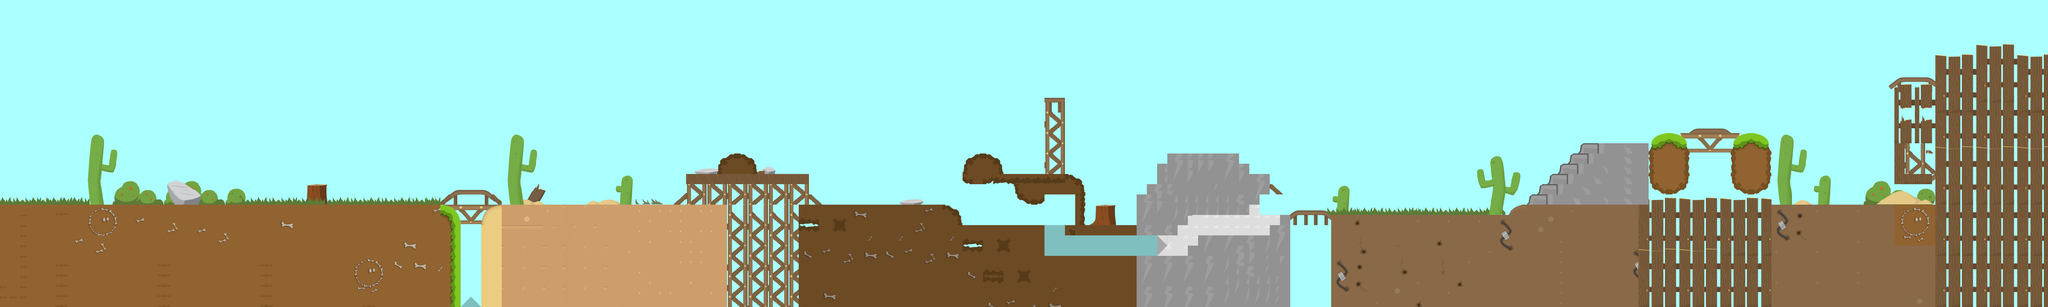

This is a level from a 2D game, rendered from its Tiled map with the project's own tilesets. A one-line summary and the map file follow, with tile-layer data summarised:
An orthogonal 200x30 tile map with 32x32 px tiles, 2 tile layers (Слой тайлов 2, Слой тайлов 1) and 148 objects (71x solid, 16x stopEnemy, 15x healthPoint, 13x easyEnemy, 13x mediumEnemy, ...).

<map version="1.0" orientation="orthogonal" renderorder="right-down" width="200" height="30" tilewidth="32" tileheight="32" backgroundcolor="#aaffff" nextobjectid="353">
 <tileset firstgid="1" name="9462348" tilewidth="32" tileheight="32" tilecount="1024">
  <image source="images/9462348.png" width="1024" height="1024" />
 </tileset>
 <layer name="Слой тайлов 2" width="200" height="30">
  <data>[6000 cells, 1160 non-empty, 300 distinct tile ids]</data>
 </layer>
 <layer name="Слой тайлов 1" width="200" height="30">
  <data>[6000 cells, 1783 non-empty, 414 distinct tile ids]</data>
 </layer>
 <objectgroup name="Collision">
  <object id="17" name="solid" x="960" y="579.455" width="60" height="52.2122" />
  <object id="20" name="solid" x="160" y="207.091" width="12" height="428.242" />
  <object id="27" name="solid" x="164" y="636" width="2810.67" height="14" />
  <object id="85" name="solid" x="2114.36" y="614.364" width="35.5455" height="20.5455" />
  <object id="86" name="solid" x="2142" y="540" width="386" height="71" />
  <object id="87" name="solid" x="2536" y="611.818" width="23.1226" height="23.8693" />
  <object id="92" name="solid" x="2978" y="658" width="22" height="78" />
  <object id="93" name="solid" x="3012.67" y="545" width="378" height="31" />
  <object id="94" name="solid" x="3180.5" y="581" width="79.5" height="47.5" />
  <object id="95" name="solid" x="3264" y="593" width="128" height="12" />
  <object id="96" name="solid" x="3359" y="608" width="32" height="96" />
  <object id="97" name="solid" x="3007" y="700" width="255" height="97" />
  <object id="99" name="solid" x="3321" y="701.333" width="233" height="29.1667" />
  <object id="100" name="solid" x="3261" y="796" width="451" height="36" />
  <object id="102" name="solid" x="3012.33" y="489" width="122.334" height="53.0003" />
  <object id="103" name="solid" x="3555.33" y="608.667" width="123.333" height="117.833" />
  <object id="105" name="solid" x="3582" y="574" width="415" height="34.6667" />
  <object id="106" name="solid" x="3614.67" y="508" width="289.333" height="66" />
  <object id="107" name="solid" x="3711.33" y="766.667" width="321.333" height="34" />
  <object id="108" name="solid" x="3743.33" y="734" width="290" height="31.3333" />
  <object id="110" name="solid" x="3965.5" y="702" width="66.5" height="30" />
  <object id="111" name="solid" x="4000" y="669.333" width="32" height="32" />
  <object id="112" name="solid" x="3679.33" y="610" width="224" height="58" />
  <object id="113" name="solid" x="3905.33" y="610" width="29.6667" height="27.5" />
  <object id="114" name="solid" x="3680" y="674.667" width="31.5" height="24.3333" />
  <object id="115" name="solid" x="4033.21" y="664.695" width="122.667" height="26.0192" rotation="-0.665959" />
  <object id="116" name="solid" x="4157" y="667" width="580" height="15" />
  <object id="119" name="solid" x="3906.5" y="541.5" width="60" height="31.5" />
  <object id="120" name="solid" x="3648" y="478" width="223.5" height="28" />
  <object id="123" name="solid" x="4725" y="640.5" width="54" height="25.5" />
  <object id="124" name="solid" x="4779" y="606.5" width="24" height="31.5" />
  <object id="125" name="solid" x="4809" y="576" width="28" height="29" />
  <object id="127" name="solid" x="4840" y="543" width="26" height="33" />
  <object id="130" name="solid" x="4865" y="512.5" width="31" height="34.5" />
  <object id="131" name="solid" x="4897" y="477.5" width="33" height="34.5" />
  <object id="132" name="solid" x="4931.67" y="447.5" width="221.333" height="32.5" />
  <object id="134" name="solid" x="5159" y="426.667" width="89.1667" height="22.6667" />
  <object id="136" name="solid" x="5249.33" y="417" width="188" height="13.6667" />
  <object id="137" name="solid" x="5444" y="427" width="59" height="19.6667" />
  <object id="139" name="solid" x="5508" y="440" width="22.6667" height="205.333" />
  <object id="140" name="solid" x="5536" y="637.333" width="512" height="12" />
  <object id="142" name="solid" x="6043" y="207.333" width="15" height="430.042" />
  <object id="147" name="easyEnemy" x="428.915" y="596.75" width="36.0017" height="33.1667" />
  <object id="155" name="solid" x="168" y="195" width="5904" height="12" />
  <object id="163" name="easyEnemy" x="4161.58" y="624.083" width="41.3367" height="38.334" />
  <object id="166" name="solid" x="2812.44" y="628.213" width="77.4463" height="7.28719" rotation="-360.452" />
  <object id="174" name="easyEnemy" x="4319.08" y="623" width="41.3367" height="38.334" />
  <object id="175" name="easyEnemy" x="5771.67" y="590.167" width="41.3367" height="38.334" />
  <object id="176" name="flag" x="3417.53" y="430.288" width="69.4697" height="163.712" />
  <object id="188" name="stopEnemy" x="4941" y="255.333" width="8" height="186.167" />
  <object id="191" name="stopEnemy" x="5470" y="262.667" width="54" height="167.5" />
  <object id="192" name="easyEnemy" x="5319.83" y="370.083" width="41.3367" height="38.334" />
  <object id="193" name="stopEnemy" x="5174.5" y="259.333" width="6.1667" height="186.667" />
  <object id="195" name="stopEnemy" x="4045.5" y="583.5" width="5.5" height="74.5" />
  <object id="196" name="stopEnemy" x="3702" y="672.667" width="52.6667" height="119.833" />
  <object id="197" name="stopEnemy" x="3266" y="714.5" width="14.9967" height="79" />
  <object id="198" name="stopEnemy" x="2959.33" y="534" width="26.33" height="102" />
  <object id="200" name="stopEnemy" x="2139.33" y="400" width="13.3939" height="231.5" />
  <object id="201" name="stopEnemy" x="185.667" y="450.167" width="10.5" height="192.5" />
  <object id="204" name="stopEnemy" x="3541" y="616.5" width="8" height="79" />
  <object id="205" name="stopEnemy" x="3395" y="617.5" width="8" height="79" />
  <object id="206" name="stopEnemy" x="5595.5" y="488.5" width="10" height="149.833" />
  <object id="207" name="stopEnemy" x="6042" y="207.333" width="11.9967" height="426.834" />
  <object id="208" name="solid" x="529.494" y="568.497" width="25.5219" height="65.9681" rotation="0.837647" />
  <object id="210" name="solid" x="556.447" y="573.096" width="25.5219" height="61.5241" rotation="0.837647" />
  <object id="211" name="solid" x="583.557" y="584.422" width="16.8103" height="50.3786" rotation="0.837647" />
  <object id="212" name="solid" x="601.173" y="598.404" width="22.1021" height="36.5768" rotation="0.837647" />
  <object id="213" name="easyEnemy" x="911.726" y="597.75" width="36.0017" height="33.1667" />
  <object id="214" name="easyEnemy" x="1163" y="598.417" width="36.0017" height="33.1667" />
  <object id="215" name="easyEnemy" x="1322.33" y="598.417" width="36.0017" height="33.1667" />
  <object id="216" name="easyEnemy" x="1532.67" y="598.083" width="36.0017" height="33.1667" />
  <object id="217" name="easyEnemy" x="1464.04" y="598.292" width="36.0017" height="33.1667" />
  <object id="218" name="easyEnemy" x="1612.66" y="598.417" width="36.0017" height="33.1667" />
  <object id="220" name="easyEnemy" x="5379.66" y="369.584" width="41.3367" height="38.334" />
  <object id="221" name="finish" x="5912.67" y="532" width="60.5" height="80.667" />
  <object id="227" name="mediumEnemy" x="983.499" y="536.166" width="36.0017" height="33.1667" />
  <object id="228" name="mediumEnemy" x="2282.78" y="442.75" width="36.0017" height="33.1667" />
  <object id="229" name="mediumEnemy" x="3011.33" y="441.75" width="36.0017" height="33.1667" />
  <object id="230" name="mediumEnemy" x="3318.33" y="656.084" width="36.0017" height="33.1667" />
  <object id="231" name="mediumEnemy" x="3661.19" y="751.932" width="36.0017" height="33.1667" />
  <object id="232" name="mediumEnemy" x="3650.33" y="440.416" width="36.0017" height="33.1667" />
  <object id="233" name="mediumEnemy" x="4610" y="492.75" width="36.0017" height="33.1667" />
  </objectgroup>
</map>
<!-- 66 of 148 objects omitted -->
